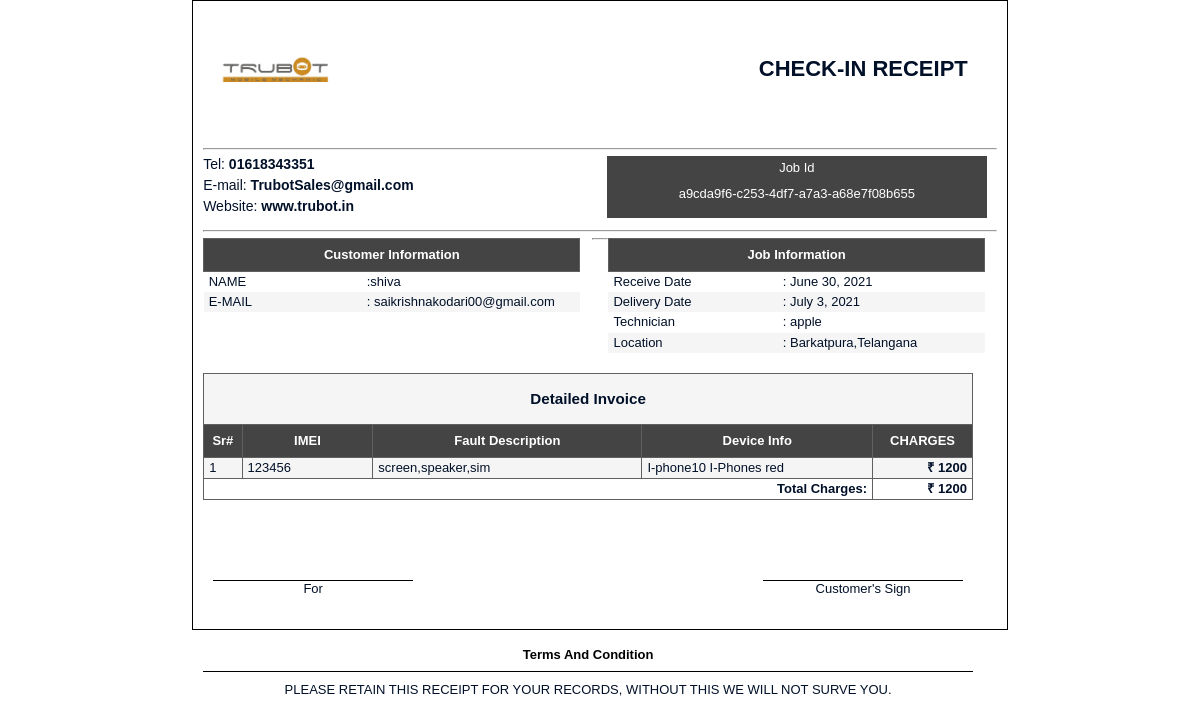
Page /bookings/Print_Invoice/a9cda9f6-c253-4df7-a7a3-a68e7f08b655 on the committed database.
### myapp1/models.py (models this page shows)
class customerentry(models.Model):
    id = ShortUUIDField(primary_key=True, default=uuid.uuid4, editable=False,max_length=6)
    Customername=models.CharField(default="user",max_length=50)
    Receivedate=models.DateField(default=datetime.now())
    Deliverydate=models.DateField(default=datetime.now())
    jobpending=models.CharField(max_length=20)
    Email=models.CharField(max_length=30,default='Trubotattend@gmail.com')
    devicebrand=models.CharField(max_length=10,default="I-Phone")
    model=models.CharField(max_length=10,default="I-Phones")
    imei=models.CharField(max_length=20)
    devicecolour=models.CharField(max_length=10,default="Black")
    providerinfo=models.CharField(max_length=20)
    password=models.CharField(max_length=10)
    fault=models.CharField(max_length=200,default="Error")
    amount=models.IntegerField(default=0)
    power=models.BooleanField(default=False)
    charging=models.BooleanField(default=False)
    display=models.BooleanField(default=False)
    camera=models.BooleanField(default=False)
    battery=models.BooleanField(default=False)
    pictures=models.ImageField(upload_to='device_images',blank=True)
    others=models.TextField(max_length=200)
    parts=models.TextField(max_length=120,default="NOTHING YET")
    status=models.BooleanField(default=False)

### myapp1/views.py (the view)
# urls.py: re_path(r'^bookings/Print_Invoice/(?P<id>[a-f0-9]{8}-?[a-f0-9]{4}-?4[a-f0-9]{3}-?[89ab][a-f0-9]{3}-?[a-f0-9]{12})', views.print),
def print(request,id):
    job=customerentry.objects.filter(id=id)
    invoice=[obj.__dict__ for obj in job]
    return render(request, "invoice.html",{'invoice':invoice,'count':'1'})

### templates/invoice.html (shortened to what this page needs)
{%load static%}
<!DOCTYPE html>
<html lang="en" moznomarginboxes mozdisallowselectionprint>
<head>
<link href="{%static 'styles/print.css'%}" rel="stylesheet" type="text/css" />
</head>
<body onload="window.print();">
<header class="clearfix">
  <div id="logo"><img src="{%static 'logo1.jpg'%}"/>
    <div id="center_title">Check-In Receipt</div>
  </div>
  <hr>
  <div id="customer">
    <div id="jbnum">
      <div> Job Id </div>
      <div>
          {% for i in invoice %}
        <p>{{i.id}}</p>
      </div>
    </div>
  </div>
  <div id="project">
    <div>Tel: <strong>01618343351</strong></div>
    <div>E-mail: <strong>TrubotSales@gmail.com</strong></div>
    <div>Website: <strong>www.trubot.in</strong></div>
  </div>
</header>
<hr>
<main>
  <div id="cinfo_table_rgt">
    <table width="100%" border="0">
      <tr>
        <th id="th_center" colspan="2" scope="col">Job Information </th>
      </tr>
      <tr>
        <td width="45%">Receive Date </td>
        <td width="55%">: {{i.Receivedate}}</td>
      </tr>
      <tr>
        <td width="45%">Delivery Date </td>
        <td>: {{i.Deliverydate}}</td>
      </tr>
      <tr>
        <td width="45%">Technician </td>
        <td>: {{i.jobpending}}</td>
      </tr>
      <tr>
        <td width="42%">Location</td>
        <td>: Barkatpura,Telangana</td>
      </tr>
    </table>
  </div>
  <div id="cinfo_table">
    <table width="100%" border="0" cellspacing="0">
      <tr>
        <th id="th_center" colspan="2" scope="col">Customer Information </th>
      </tr>
      <tr>
        <td width="5%">NAME </td>
        <td width="95%">:{{i.Customername}}</td>
      </tr>
      <tr>
        <td width="5%">E-MAIL</td>
        <td>: {{i.Email}}</td>
      </tr>
      <tr>
        <td width="42%"></td>
        <td>&nbsp;</td>
      </tr>
    </table>
  </div>
  <hr>
    <table width="100%" border="0" cellspacing="0" class="data-table">
      <tr >
        <td id="th_center" colspan="5" scope="col"><h3>Detailed Invoice</h3></td>
      </tr>
      <tr>
        {% for j in count %}
        <th style="width: 5%">Sr#</th>
        <th style="width: 17%">IMEI</th>
        <th style="width: 35%">Fault Description</th>
        <th style="width: 30%">Device Info </th>
        <th style="width: 13%">CHARGES</th>
      </tr>
      <tr>
        <td>{{count}}</td>
        <td>{{i.imei}}</td>
        <td>{{i.fault}}</td>
        <td>{{i.devicebrand}}&nbsp;{{i.model}}&nbsp;{{i.devicecolour}}</td>
        <td><strong>&#x20b9; {{i.amount}}</strong></td>
      </tr>
      {% endfor %}
      <tr>
        <td colspan="4" style="text-align: right;font-weight: bold;">Total Charges:</td>
        <td><strong>&#x20b9; {{i.amount}}</strong></td>
      </tr>
    </table>
  <table width="100%" border="0" cellspacing="0" cellpadding="0" >
    <tr>
      <td style="background-color:#FFF;" bgcolor="#FFFFFF"><div id="signcompny"> For </div></td>
      <td style=" background-color:#FFF;" bgcolor="#FFFFFF"><div id="signcus"> Customer's Sign </div></td>
    </tr>
  </table>
  {% endfor %}
  <div id="notices">
    <table width="100%" cellspacing="0">
      <tr style="border-bottom:1px solid black;">
        <th style='background-color: #FFF;color: black;border-style: none;'>Terms And Condition</th>
      </tr>
      <tr>
        <td style="line-height:inherit; text-align:center">PLEASE RETAIN THIS RECEIPT FOR YOUR RECORDS, WITHOUT THIS WE WILL NOT SURVE YOU.</td>
      </tr>
    </table>
  </div>
</main>
</body>
</html>

### static/styles/print.css (style rules this page uses)
.clearfix:after { content: ""; display: table; clear: both; }
body { position: relative; width: 21cm; margin: 0 auto; color: #001028; background: #FFFFFF; font-size: 13px; font-family: Verdana, Geneva, sans-serif; border: 1px solid #000; padding: 10px; -webkit-print-color-adjust: exact !important; }
#logo { text-align: left; margin-bottom: 20px; }
#logo img { max-width: 150px; }
#center_title { font-size: 22px; font-style: normal; font-weight: bold; float: right; padding-top: 45px; width: 30%; text-transform: uppercase }
#project { float: left; font-size: 14px; }
#project div { margin-bottom: 5px; }
#customer { float: right; text-align: center; line-height: 1em; padding-right:10px; }
#jbnum { width: 370px; padding: 5px; line-height: 1em; margin-bottom: 5px; background-color: #444; color: #fff; }
table { width: 97%; border-collapse: collapse; border-spacing: 0; margin-bottom: 20px; }
table tr:nth-child(2n-1) td { background: #F5F5F5; }
table th, table td { text-align: left; }
table th { background-color: #444; border: 1px solid rgb(97, 96, 96); color: #fff; font-weight: bold; line-height: 0.9em; padding: 10px 0; text-align: center; white-space: nowrap; }
.data-table td { border:1px solid rgb(97, 96, 96) }
.data-table td strong { text-align:right;display:block }
#th_center { text-align: center; border-bottom-width: thin; border-bottom-style: solid; }
#cinfo_table { height: auto; width: 49%; float: left; }
#cinfo_table_rgt { height: auto; width: 49%; float: right; }
table td { text-align: left; padding-top: 10px; padding-right: 5px; padding-bottom: 10px; padding-left: 5px; line-height: .01em; }
#notices { margin-top: 20px; float: left; clear: both; width: 100%; }
#signcompny { text-align: center; float: left; width: 200px; margin-left: 5px; padding-top: 8px; border-top-width: thin; border-top-style: solid; border-top-color: #000; margin-top: 50px; }
#signcus { text-align: center; float: right; width: 200px; padding-top: 8px; border-top-width: thin; border-top-style: solid; border-top-color: #000; margin-right: 5px; margin-top: 50px; }

### rows in the picture
customerentry: id "a9cda9f6-c253-4df7-a7a3-a68e7f08b655", Receivedate "June 30, 2021", Deliverydate "July 3, 2021", jobpending "apple", Customername "shiva", Email "saikrishnakodari00@gmail.com", count "1", imei "123456", fault "screen,speaker,sim", devicebrand "I-phone10", model "I-Phones", devicecolour "red", amount "1200"
